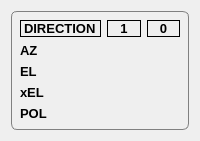
            <widget class="QWidget" name="manual_widget" native="true">
             <layout class="QVBoxLayout" name="verticalLayout_70">
              <item>
               <widget class="QWidget" name="widget_10" native="true">
                <property name="styleSheet">
                 <string notr="true">#widget_10{border-radius: 6px;
		border : 1px solid grey;}</string>
                </property>
                <layout class="QGridLayout" name="gridLayout_5">
                 <property name="verticalSpacing">
                  <number>6</number>
                 </property>
                 <item row="4" column="2">
                  <widget class="QLabel" name="label_106">
                   <property name="maximumSize">
                    <size>
                     <width>140</width>
                     <height>140</height>
                    </size>
                   </property>
                   <property name="text">
                    <string/>
                   </property>
                   <property name="pixmap">
                    <pixmap resource="resource.qrc">:/icon/icon/polDir0.png</pixmap>
                   </property>
                   <property name="scaledContents">
                    <bool>true</bool>
                   </property>
                  </widget>
                 </item>
                 <item row="3" column="1">
                  <widget class="QLabel" name="label_105">
                   <property name="maximumSize">
                    <size>
                     <width>140</width>
                     <height>140</height>
                    </size>
                   </property>
                   <property name="text">
                    <string/>
                   </property>
                   <property name="pixmap">
                    <pixmap resource="resource.qrc">:/icon/icon/xelDir1.png</pixmap>
                   </property>
                   <property name="scaledContents">
                    <bool>true</bool>
                   </property>
                  </widget>
                 </item>
                 <item row="3" column="2">
                  <widget class="QLabel" name="label_110">
                   <property name="maximumSize">
                    <size>
                     <width>140</width>
                     <height>140</height>
                    </size>
                   </property>
                   <property name="text">
                    <string/>
                   </property>
                   <property name="pixmap">
                    <pixmap resource="resource.qrc">:/icon/icon/xelDir0.png</pixmap>
                   </property>
                   <property name="scaledContents">
                    <bool>true</bool>
                   </property>
                  </widget>
                 </item>
                 <item row="4" column="1">
                  <widget class="QLabel" name="label_107">
                   <property name="maximumSize">
                    <size>
                     <width>140</width>
                     <height>140</height>
                    </size>
                   </property>
                   <property name="text">
                    <string/>
                   </property>
                   <property name="pixmap">
                    <pixmap resource="resource.qrc">:/icon/icon/polDir1.png</pixmap>
                   </property>
                   <property name="scaledContents">
                    <bool>true</bool>
                   </property>
                  </widget>
                 </item>
                 <item row="1" column="2">
                  <widget class="QLabel" name="label_31">
                   <property name="text">
                    <string/>
                   </property>
                   <property name="pixmap">
                    <pixmap resource="resource.qrc">:/icon/icon/azDir0.png</pixmap>
                   </property>
                   <property name="scaledContents">
                    <bool>true</bool>
                   </property>
                  </widget>
                 </item>
                 <item row="0" column="2" alignment="Qt::AlignTop">
                  <widget class="QLabel" name="label_11">
                   <property name="font">
                    <font>
                     <pointsize>10</pointsize>
                     <weight>75</weight>
                     <bold>true</bold>
                    </font>
                   </property>
                   <property name="styleSheet">
                    <string notr="true">border :1px solid black;</string>
                   </property>
                   <property name="text">
                    <string>0</string>
                   </property>
                   <property name="alignment">
                    <set>Qt::AlignCenter</set>
                   </property>
                  </widget>
                 </item>
                 <item row="0" column="1" alignment="Qt::AlignTop">
                  <widget class="QLabel" name="label_10">
                   <property name="font">
                    <font>
                     <pointsize>10</pointsize>
                     <weight>75</weight>
                     <bold>true</bold>
                    </font>
                   </property>
                   <property name="styleSheet">
                    <string notr="true">border :1px solid black;</string>
                   </property>
                   <property name="text">
                    <string>1</string>
                   </property>
                   <property name="alignment">
                    <set>Qt::AlignCenter</set>
                   </property>
                  </widget>
                 </item>
                 <item row="1" column="1">
                  <widget class="QLabel" name="label_103">
                   <property name="text">
                    <string/>
                   </property>
                   <property name="pixmap">
                    <pixmap resource="resource.qrc">:/icon/icon/azDir1.png</pixmap>
                   </property>
                   <property name="scaledContents">
                    <bool>true</bool>
                   </property>
                  </widget>
                 </item>
                 <item row="0" column="0" alignment="Qt::AlignTop">
                  <widget class="QLabel" name="label_286">
                   <property name="font">
                    <font>
                     <pointsize>10</pointsize>
                     <weight>75</weight>
                     <bold>true</bold>
                    </font>
                   </property>
                   <property name="styleSheet">
                    <string notr="true">border :1px solid black;</string>
                   </property>
                   <property name="text">
                    <string>DIRECTION</string>
                   </property>
                   <property name="alignment">
                    <set>Qt::AlignLeading|Qt::AlignLeft|Qt::AlignVCenter</set>
                   </property>
                  </widget>
                 </item>
                 <item row="2" column="2">
                  <widget class="QLabel" name="label_109">
                   <property name="maximumSize">
                    <size>
                     <width>140</width>
                     <height>140</height>
                    </size>
                   </property>
                   <property name="text">
                    <string/>
                   </property>
                   <property name="pixmap">
                    <pixmap resource="resource.qrc">:/icon/icon/elDir0.png</pixmap>
                   </property>
                   <property name="scaledContents">
                    <bool>true</bool>
                   </property>
                  </widget>
                 </item>
                 <item row="2" column="0">
                  <widget class="QLabel" name="label_288">
                   <property name="font">
                    <font>
                     <pointsize>10</pointsize>
                     <weight>75</weight>
                     <bold>true</bold>
                    </font>
                   </property>
                   <property name="text">
                    <string>EL</string>
                   </property>
                   <property name="alignment">
                    <set>Qt::AlignLeading|Qt::AlignLeft|Qt::AlignVCenter</set>
                   </property>
                  </widget>
                 </item>
                 <item row="3" column="0">
                  <widget class="QLabel" name="label_289">
                   <property name="font">
                    <font>
                     <pointsize>10</pointsize>
                     <weight>75</weight>
                     <bold>true</bold>
                    </font>
                   </property>
                   <property name="text">
                    <string>xEL</string>
                   </property>
                   <property name="alignment">
                    <set>Qt::AlignLeading|Qt::AlignLeft|Qt::AlignVCenter</set>
                   </property>
                  </widget>
                 </item>
                 <item row="1" column="0">
                  <widget class="QLabel" name="label_287">
                   <property name="font">
                    <font>
                     <pointsize>10</pointsize>
                     <weight>75</weight>
                     <bold>true</bold>
                    </font>
                   </property>
                   <property name="text">
                    <string>AZ</string>
                   </property>
                   <property name="alignment">
                    <set>Qt::AlignLeading|Qt::AlignLeft|Qt::AlignVCenter</set>
                   </property>
                  </widget>
                 </item>
                 <item row="4" column="0">
                  <widget class="QLabel" name="label_290">
                   <property name="font">
                    <font>
                     <pointsize>10</pointsize>
                     <weight>75</weight>
                     <bold>true</bold>
                    </font>
                   </property>
                   <property name="text">
                    <string>POL</string>
                   </property>
                   <property name="alignment">
                    <set>Qt::AlignLeading|Qt::AlignLeft|Qt::AlignVCenter</set>
                   </property>
                  </widget>
                 </item>
                 <item row="2" column="1">
                  <widget class="QLabel" name="label_104">
                   <property name="maximumSize">
                    <size>
                     <width>140</width>
                     <height>140</height>
                    </size>
                   </property>
                   <property name="text">
                    <string/>
                   </property>
                   <property name="pixmap">
                    <pixmap resource="resource.qrc">:/icon/icon/elDir1.png</pixmap>
                   </property>
                   <property name="scaledContents">
                    <bool>true</bool>
                   </property>
                  </widget>
                 </item>
                </layout>
               </widget>
              </item>
             </layout>
            </widget>
